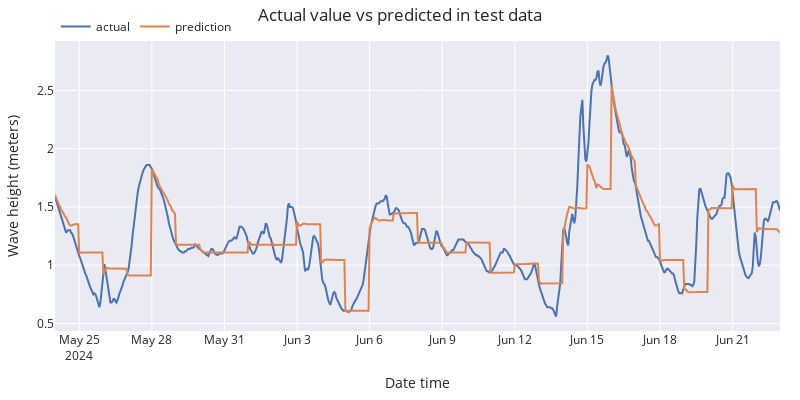

This figure's notebook cell:
### Markdown cell above
No improvement over "dumb" XGBoost model

### Code cell
# Plot predictions vs real value
# ======================================================================================
fig = go.Figure()
trace1 = go.Scatter(x=df_test.index, y=df_test['wave_height'], name="actual", mode="lines")
trace2 = go.Scatter(x=predictions.index, y=predictions['pred'], name="prediction", mode="lines")
fig.add_trace(trace1)
fig.add_trace(trace2)
fig.update_layout(
    title="Actual value vs predicted in test data",
    xaxis_title="Date time",
    yaxis_title="Wave height (meters)",
    width=800,
    height=400,
    margin=dict(l=20, r=20, t=35, b=20),
    legend=dict(
        orientation="h",
        yanchor="top",
        y=1.1,
        xanchor="left",
        x=0.001
    )
)
fig.show()

### Figure 1 — Plotly figure (JSON) as saved in the notebook; plotly's stock layout.template omitted (floating-point values rounded to 4 significant figures; data arrays with more than 128 entries replaced by an {"elided": "..."} marker saying what was removed)
{"data": [{"mode": "lines", "name": "actual", "type": "scatter", "x": {"elided": "720 str values"}, "y": {"elided": "720 float values"}}, {"mode": "lines", "name": "prediction", "type": "scatter", "x": {"elided": "720 str values"}, "y": {"elided": "720 float values"}}], "layout": {"height": 400, "legend": {"orientation": "h", "x": 0.001, "xanchor": "left", "y": 1.1, "yanchor": "top"}, "margin": {"b": 20, "l": 20, "r": 20, "t": 35}, "title": {"text": "Actual value vs predicted in test data"}, "width": 800, "xaxis": {"title": {"text": "Date time"}}, "yaxis": {"title": {"text": "Wave height (meters)"}}}}
